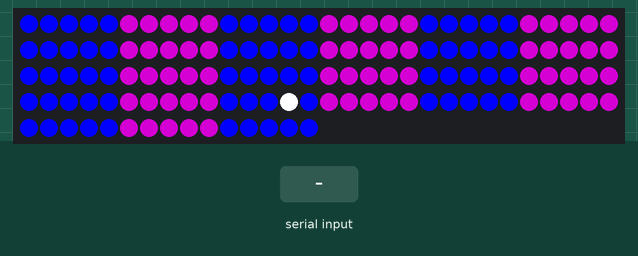
Simulated run of this sketch. Board: Arduino Uno, built with avr-gcc and run on an emulated ATmega328P. Shown: 135 RGB LEDs in strip order, left to right, continuing on the next row. Inputs (shaded band) come from the test bench.

Above: at 1.2 s.
1.3 s: "R" received over Serial
At 1.57 s:
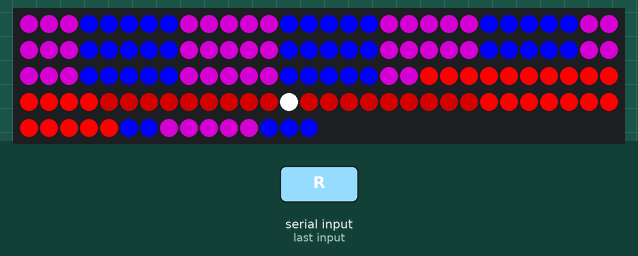
3.3 s: byte 68 ('D') received over Serial
At 4.2 s:
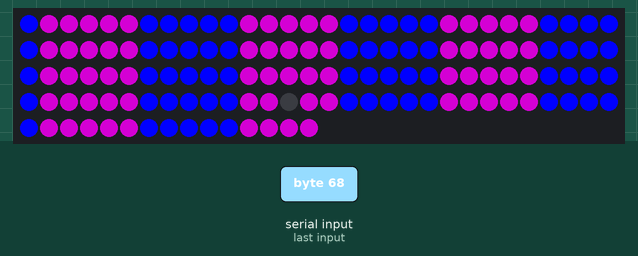
5.2 s: byte 69 ('E') received over Serial
At 6.0 s:
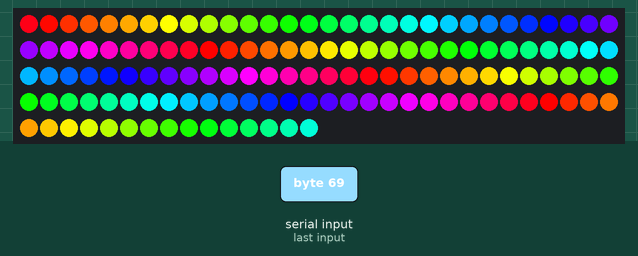
6.9 s: "B" received over Serial
At 7.17 s:
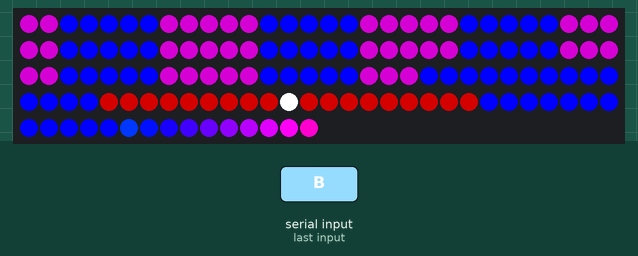
9.1 s: "s" received over Serial
At 9.53 s:
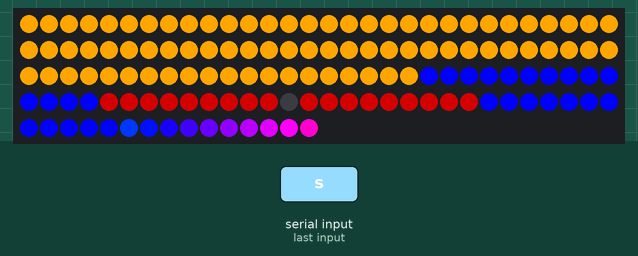
11.2 s: "H" received over Serial
At 11.48 s:
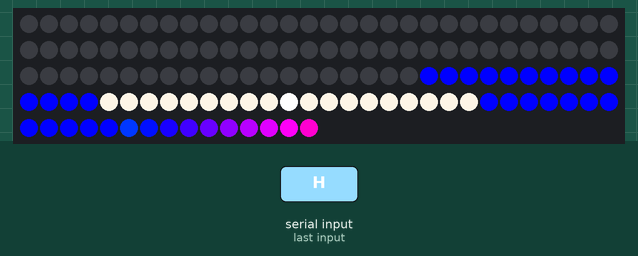

The sketch:

comp2018v3.ino
```cpp
#include <Adafruit_NeoPixel.h>
#include "WS2812_Definitions.h"

#define PIN 4
#define LED_COUNT 135

#define LEFT_TOWER_START 0
#define LEFT_TOWER_COUNT 40
#define RIGHT_TOWER_START 40
#define RIGHT_TOWER_COUNT 40


#define LEFT_BASE_START 80
#define LEFT_BASE_COUNT 14
#define NAME_BOTTOM_START 94
#define NAME_BOTTOM_COUNT 9
#define BLINKER_START 103
#define BLINKER_COUNT 1
#define NAME_TOP_START 104
#define NAME_TOP_COUNT 9
#define RIGHT_BASE_START 111
#define RIGHT_BASE_COUNT 14

boolean highGear = false;
boolean redTeam = true;
boolean nameBlinkOn = false;
boolean towerBlinkOn = false;
int tower = 6;
int ani = 0;
int mode = 0;

Adafruit_NeoPixel leds = Adafruit_NeoPixel(LED_COUNT, PIN, NEO_GRB + NEO_KHZ800);
void setup()
{
  leds.begin();
  Serial.begin(9600);
  while (!Serial)
  {
  }
}

void loop()
{
  for (int wait = 0; wait < 50; wait++)       //delay loop (wait 10 : ani 1)
  {
    byte var = Serial.read();                      //read serial
    switch (var)
    {
      case 'H':
        highGear = true;
        break;
      case 'L':
        highGear = false;
        break;
      case 'R':
        redTeam = true;
        mode = 1;
        break;
      case 'B':
        redTeam = false;
        mode = 1;
        break;
      case 's':           //tower
        tower = 0;
        break;
      case 'f':
        tower = 1;
        break;
      case 'p':
        tower = 2;
        break;
      case 'a':
        tower = 3;
        break;
      case 'u':
        tower = 4;
        break;
      case 'd':
        tower = 5;
        break;
      case 'D':          //mode
        mode = 0;
        break;
      case 'E':
        mode = 2;
        break;
      case 'n':
        tower = 6;
        break;
     }
    delay (1);
  }


  ++ani;              //updates all animations

  if (ani > 193)      //resets the amimation value so that is does not slow down
  {
    ani = 0;
  }

  if (ani % 10 > 1)    //necessaary for blinking code
  {
    towerBlinkOn = false;
  }
  else
  {
    towerBlinkOn = true;
  }

  switch (mode)                             //mode
  {
    case 0:                     //demo mode (our team colors)
      rotate (BLUE, PURPLE, 5, LED_COUNT);
      break;
    case 1:                     //comp mode (the important stuff)
      for (int i = 0; i < LED_COUNT; i++)
      {
        if (i == BLINKER_START)
        {
          blinker(i);
        }
        if (i < RIGHT_TOWER_START + RIGHT_TOWER_COUNT)
        {
          towerLights(i);
        }
        if (i >= LEFT_BASE_START && i < LEFT_BASE_START + LEFT_BASE_COUNT || i >= RIGHT_BASE_START && i < RIGHT_BASE_START + RIGHT_BASE_COUNT)
        {
          wheelWells(i);
        }
        if (i >= NAME_TOP_START && i < NAME_TOP_START + NAME_TOP_COUNT || i >= NAME_BOTTOM_START && i < NAME_BOTTOM_START + NAME_BOTTOM_COUNT)
        {
          nameNumber(i);
        }
        /*
        if (i >= NUMBER_TOP_START && i < NUMBER_TOP_START + NUMBER_TOP_COUNT || i >= NUMBER_BOTTOM_START && i < NUMBER_BOTTOM_START + NUMBER_BOTTOM_COUNT)
        {
          nameNumber(i);
        }
        */
      }
      break;
    case 2:                     //E-stop mode (RAINBOW)
      rainbow (ani);
      break;
  }
  leds.show();
}


void nameNumber(int ledNum)
{
  if (highGear)
  {
    leds.setPixelColor(ledNum, OLDLACE);
  }
  else
  {
    leds.setPixelColor(ledNum, MAROON);
  }
}
void wheelWells(int ledNum)
{
  if (redTeam)
  {
    leds.setPixelColor(ledNum, RED);
  }
  else
  {
    leds.setPixelColor(ledNum, BLUE);
  }
}

void towerLights(int ledNum)
{
  switch (tower)
  {
    case 0:   // does not see a cube: blinking yellow
      if (!towerBlinkOn)
      {
        leds.setPixelColor(ledNum, ORANGE);
      }
      else
      {
        leds.setPixelColor(ledNum, BLACK);
      }
      break;
    case 1:   // found cube:solid yellow
      leds.setPixelColor(ledNum, ORANGE);
      break;
    case 2:    //robot is in the process of accquiring
      leds.setPixelColor(ledNum, RED);
      break;
    case 3:   //robot finishes accquiring: whole tower is green while it has the cube
      leds.setPixelColor(ledNum, GREEN);
      break;
     case 4: //elevator with cube is going down.
     cascade(ORANGE, ledNum);
     break;
     case 5: //elevator with cube is going up
    cascade(DEEPPINK, ledNum);
    break;
    case 6:
    rotate(BLUE, PURPLE, 5, LEFT_TOWER_COUNT + RIGHT_TOWER_COUNT);
    break;

  }
}

void blinker(int ledNum)                                 //blinking cursor
{
  if (ani % 10 < 6)
  {
    leds.setPixelColor(ledNum, WHITE);
  }
  else
  {
    leds.setPixelColor(ledNum, BLACK);
  }
}

void rainbow(byte startPosition)                          //rainbow code
{
  /*I origionally found this code on google, so if its
    bad, it's not entirely my fault. If you want to see
    the original pseudocode look in the WS2812_Breakout_Example
    file.*/
  int rainbowScale = 192 / (.25 * LED_COUNT);        //this sets the scale of the rainbow. smaller LED_COUNT = more rainbows. larger LED_COUNT = longer rainbows

  for (int i = 0; i < LED_COUNT; i++)
  {
    int orderNum = (rainbowScale * (i + startPosition)) % 192;  //a number between 0 and 191 that determines where on the rainbow the LED is

    //use this to trouble shoot if the annimation glitches
    /*Serial.print(startPosition);
      Serial.print (" : ");
      Serial.println(orderNum);*/

    leds.setPixelColor(i, rainbowOrder(orderNum));
  }
}

uint32_t rainbowOrder(byte position)
{
  if (position < 31)                      //0-30 => red-yellow
  {
    return leds.Color(0xFF, position * 8, 0);
  }
  else if (position < 63)                 //30-62 => yellow-green
  {
    position -= 31;
    return leds.Color(0xFF - position * 8, 0xFF, 0);
  }
  else if (position < 95)                 //63-94 => green-aqua
  {
    position -= 63;
    return leds.Color(0, 0xFF, position * 8);
  }
  else if (position < 127)                //95-126 => aqua-blue
  {
    position -= 95;
    return leds.Color(0, 0xFF - position * 8, 0xFF);
  }
  else if (position < 159)                //127-158 => blue-purple
  {
    position -= 127;
    return leds.Color(position * 8, 0, 0xFF);
  }
  else if (position < 191)                //159-190 => purple-red
  {
    position -= 159;
    return leds.Color(0xFF, 0x00, 0xFF - position * 8);
  }
  /*when 191 goes into the above statement, it
    makes the LED purple and not red, so we set it
    manually to prevent a "runner"*/
  else                                   //191 => red
  {
    return leds.Color(0xFF, 0x00, 0x00);
  }
}

void rotate (unsigned long colora, unsigned long colorb, byte longshort, byte maxLength)    //rotate code
/* I'm sorry this code is poorly written, but it works
  so I'm not going to try to make it more efficent. Sorry*/
{
  for (int i = ani; i < maxLength; i = i + longshort * 2)         //sets LEDs in front of ani pixle
  {
    for (int j = 0; j < longshort; j++)                 //sets first color
    {
      leds.setPixelColor(i + j, colora);
    }
    for (int j = longshort; j < longshort * 2; j++)     //sets second color
    {
      leds.setPixelColor(i + j, colorb);
    }
  }
  for (int i = ani; i > 0; i = i - longshort * 2)                 //sets LEDs behind ani pixle
  {
    for (int j = 0; j < longshort; j++)                //sets first color
    {
      leds.setPixelColor(i - j - 1, colorb);
    }
    for (int j = longshort; j < longshort * 2; j++)   //sets second color
    {
      leds.setPixelColor(i - j - 1, colora);
    }
  }
  blinker(BLINKER_START);
}


void cascade(unsigned long color, int ledNum)
{
      clearLEDs();  // Turn off all LEDs
      leds.setPixelColor(ledNum, color);  // Set just this one
      leds.show();
}
void clearLEDs()
{
  for (int i = 0; i < LED_COUNT; i++)
  {
    leds.setPixelColor(i, 0);
  }
}
```

WS2812_Definitions.h
```cpp
/*
  Bunches of definitions for the WS2812 Breakout Board example code

*/

// These are for the cascade function
#define TOP_DOWN 0
#define DOWN_TOP 1

/* A world of colors to set your LED to
  Standard HTML Color Codes sorted by Hex Value
    to see the colors in action, check out:
   http://www.w3schools.com/html/html_colorvalues.asp */

#define BLACK			0x000000
#define NAVY			0x000080
#define DARKBLUE		0x00008B
#define MEDIUMBLUE		0x0000CD
#define BLUE			0x0000FF
#define DARKGREEN		0x006400
#define GREEN			0x008000
#define TEAL			0x008080
#define DARKCYAN		0x008B8B
#define DEEPSKYBLUE		0x00BFFF
#define DARKTURQUOISE		0x00CED1
#define MEDIUMSPRINGGREEN	0x00FA9A
#define LIME			0x00FF00
#define SPRINGGREEN		0x00FF7F
#define AQUA			0x00FFFF
#define CYAN			0x00FFFF
#define MIDNIGHTBLUE		0x191970
#define DODGERBLUE		0x1E90FF
#define LIGHTSEAGREEN		0x20B2AA
#define FORESTGREEN		0x228B22
#define SEAGREEN		0x2E8B57
#define DARKSLATEGRAY		0x2F4F4F
#define LIMEGREEN		0x32CD32
#define MEDIUMSEAGREEN		0x3CB371
#define TURQUOISE		0x40E0D0
#define ROYALBLUE		0x4169E1
#define STEELBLUE		0x4682B4
#define DARKSLATEBLUE		0x483D8B
#define MEDIUMTURQUOISE		0x48D1CC
#define INDIGO 			0x4B0082
#define DARKOLIVEGREEN		0x556B2F
#define CADETBLUE		0x5F9EA0
#define CORNFLOWERBLUE		0x6495ED
#define MEDIUMAQUAMARINE	0x66CDAA
#define DIMGRAY			0x696969
#define SLATEBLUE		0x6A5ACD
#define OLIVEDRAB		0x6B8E23
#define SLATEGRAY		0x708090
#define LIGHTSLATEGRAY		0x778899
#define MEDIUMSLATEBLUE		0x7B68EE
#define LAWNGREEN		0x7CFC00
#define CHARTREUSE		0x7FFF00
#define AQUAMARINE		0x7FFFD4
#define MAROON			0x800000
#define PURPLE			0x800080
#define OLIVE			0x808000
#define GRAY			0x808080
#define SKYBLUE			0x87CEEB
#define LIGHTSKYBLUE		0x87CEFA
#define BLUEVIOLET		0x8A2BE2
#define DARKRED			0x8B0000
#define DARKMAGENTA		0x8B008B
#define SADDLEBROWN		0x8B4513
#define DARKSEAGREEN		0x8FBC8F
#define LIGHTGREEN		0x90EE90
#define MEDIUMPURPLE		0x9370DB
#define DARKVIOLET		0x9400D3
#define PALEGREEN		0x98FB98
#define DARKORCHID		0x9932CC
#define YELLOWGREEN		0x9ACD32
#define SIENNA			0xA0522D
#define BROWN			0xA52A2A
#define DARKGRAY		0xA9A9A9
#define LIGHTBLUE		0xADD8E6
#define GREENYELLOW		0xADFF2F
#define PALETURQUOISE	        0xAFEEEE
#define LIGHTSTEELBLUE		0xB0C4DE
#define POWDERBLUE		0xB0E0E6
#define FIREBRICK		0xB22222
#define DARKGOLDENROD		0xB8860B
#define MEDIUMORCHID		0xBA55D3
#define ROSYBROWN		0xBC8F8F
#define DARKKHAKI		0xBDB76B
#define SILVER			0xC0C0C0
#define MEDIUMVIOLETRED	        0xC71585
#define INDIANRED 		0xCD5C5C
#define PERU			0xCD853F
#define CHOCOLATE		0xD2691E
#define TAN			0xD2B48C
#define LIGHTGRAY		0xD3D3D3
#define THISTLE			0xD8BFD8
#define ORCHID			0xDA70D6
#define GOLDENROD		0xDAA520
#define PALEVIOLETRED		0xDB7093
#define CRIMSON			0xDC143C
#define GAINSBORO		0xDCDCDC
#define PLUM			0xDDA0DD
#define BURLYWOOD		0xDEB887
#define LIGHTCYAN		0xE0FFFF
#define LAVENDER		0xE6E6FA
#define DARKSALMON		0xE9967A
#define VIOLET			0xEE82EE
#define PALEGOLDENROD		0xEEE8AA
#define LIGHTCORAL		0xF08080
#define KHAKI			0xF0E68C
#define ALICEBLUE		0xF0F8FF
#define HONEYDEW		0xF0FFF0
#define AZURE			0xF0FFFF
#define SANDYBROWN		0xF4A460
#define WHEAT			0xF5DEB3
#define BEIGE			0xF5F5DC
#define WHITESMOKE		0xF5F5F5
#define MINTCREAM		0xF5FFFA
#define GHOSTWHITE		0xF8F8FF
#define SALMON			0xFA8072
#define ANTIQUEWHITE		0xFAEBD7
#define LINEN			0xFAF0E6
#define LIGHTGOLDENRODYELLOW	0xFAFAD2
#define OLDLACE			0xFDF5E6
#define RED			0xFF0000
#define FUCHSIA			0xFF00FF
#define MAGENTA			0xFF00FF
#define DEEPPINK		0xFF1493
#define ORANGERED		0xFF4500
#define TOMATO			0xFF6347
#define HOTPINK			0xFF69B4
#define CORAL			0xFF7F50
#define DARKORANGE		0xFF8C00
#define LIGHTSALMON		0xFFA07A
#define ORANGE			0xFFA500
#define LIGHTPINK		0xFFB6C1
#define PINK			0xFFC0CB
#define GOLD			0xFFD700
#define PEACHPUFF		0xFFDAB9
#define NAVAJOWHITE		0xFFDEAD
#define MOCCASIN		0xFFE4B5
#define BISQUE			0xFFE4C4
#define MISTYROSE		0xFFE4E1
#define BLANCHEDALMOND		0xFFEBCD
#define PAPAYAWHIP		0xFFEFD5
#define LAVENDERBLUSH		0xFFF0F5
#define SEASHELL		0xFFF5EE
#define CORNSILK		0xFFF8DC
#define LEMONCHIFFON		0xFFFACD
#define FLORALWHITE		0xFFFAF0
#define SNOW			0xFFFAFA
#define YELLOW			0xFFFF00
#define LIGHTYELLOW		0xFFFFE0
#define IVORY			0xFFFFF0
#define WHITE			0xFFFFFF
```

Measured:
- after the input at 1.3 s, the LEDs: change after 0.18 s (image 1)
- after the input at 3.3 s, the LEDs: first differ from a run without the input after 0.15 s (image 2 shows a later state)
- after the input at 5.2 s, the LEDs: first change at once (image 3 shows a later state)
- after the input at 6.9 s, the LEDs: change after 0.17 s (image 4)
- after the input at 9.1 s, the LEDs: first differ from a run without the input after 0.14 s (image 5 shows a later state)
- after the input at 11.2 s, the LEDs: first change after 0.05 s (image 6 shows a later state)
